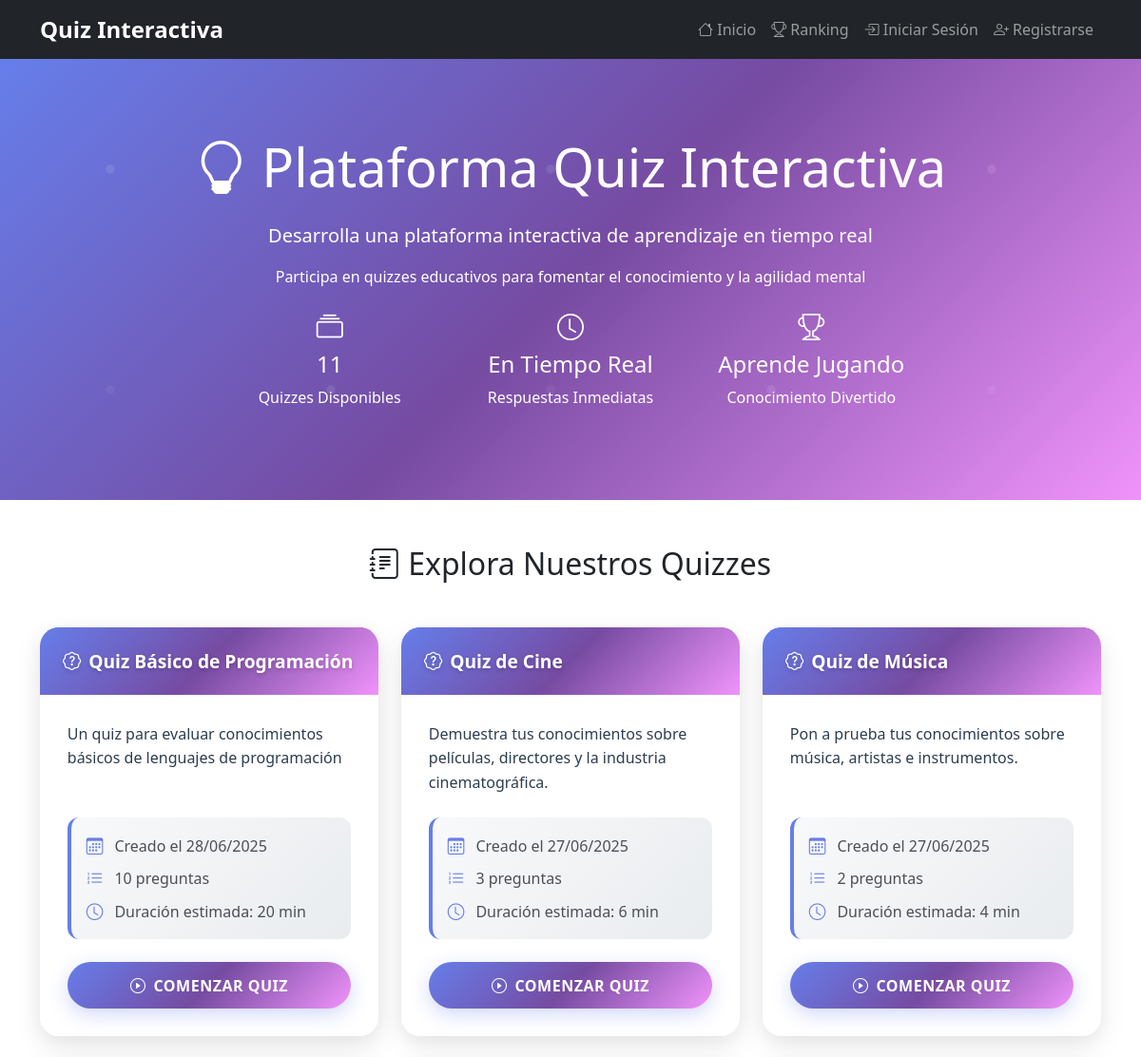
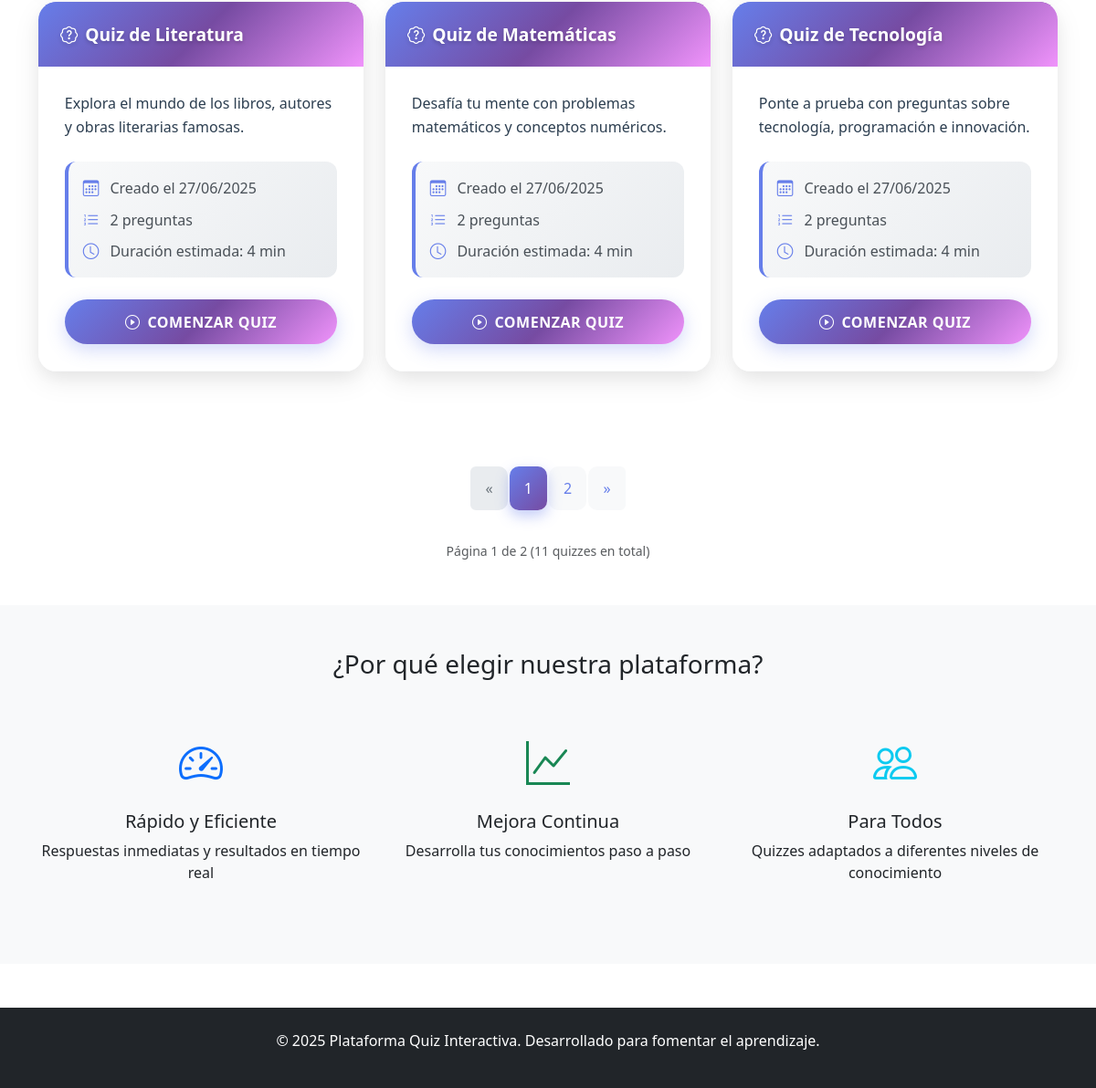
The page / on the database its author committed (2 pictures, top to bottom).
### quizzes/models.py (models this page shows, shortened)
class Quiz(models.Model):
    titulo = models.CharField(max_length=200)
    descripcion = models.TextField(blank=True)
    fecha_creacion = models.DateTimeField(auto_now_add=True)
    activo = models.BooleanField(default=True)
    tiempo_limite = models.IntegerField(default=0, help_text="Tiempo en minutos (0 = sin límite)")

### quizzes/views.py (the view)
# urls.py: path('', views.quiz_list, name='quiz_list'),
def quiz_list(request):
    quizzes = Quiz.objects.filter(activo=True).order_by('-fecha_creacion')
    paginator = Paginator(quizzes, 6)  # 6 quizzes por página
    page_number = request.GET.get('page')
    page_obj = paginator.get_page(page_number)
    return render(request, 'quizzes/quiz_list.html', {'page_obj': page_obj})

### quizzes/templates/quizzes/quiz_list.html (shortened to what this page needs)
{% extends 'base.html' %}
{% block content %}
<div class="hero-section">
    <div class="container text-center">
        <h1 class="display-4 mb-4">
            <i class="bi bi-lightbulb"></i> Plataforma Quiz Interactiva
        </h1>
        <p class="lead">Desarrolla una plataforma interactiva de aprendizaje en tiempo real</p>
        <p class="mb-4">Participa en quizzes educativos para fomentar el conocimiento y la agilidad mental</p>
        <div class="row justify-content-center">
            <div class="col-md-8">
                <div class="row text-center">
                    <div class="col-md-4">
                        <h3><i class="bi bi-collection"></i></h3>
                        <h4>{{ page_obj.paginator.count }}</h4>
                        <p>Quizzes Disponibles</p>
                    </div>
                    <div class="col-md-4">
                        <h3><i class="bi bi-clock"></i></h3>
                        <h4>En Tiempo Real</h4>
                        <p>Respuestas Inmediatas</p>
                    </div>
                    <div class="col-md-4">
                        <h3><i class="bi bi-trophy"></i></h3>
                        <h4>Aprende Jugando</h4>
                        <p>Conocimiento Divertido</p>
                    </div>
                </div>
            </div>
        </div>
    </div>
</div>
<div class="container my-5">
    <div class="row">
        <div class="col-12">
            <h2 class="text-center mb-5">
                <i class="bi bi-journal-text"></i> Explora Nuestros Quizzes
            </h2>
        </div>
    </div>
    <div class="row">
        {% for quiz in page_obj %}
        <div class="col-lg-4 col-md-6 mb-4">
            <div class="card quiz-card h-100">
                <div class="quiz-card-header">
                    <h5 class="quiz-card-title">
                        <i class="bi bi-patch-question me-2"></i>{{ quiz.titulo }}
                    </h5>
                </div>
                <div class="card-body quiz-card-body d-flex flex-column">
                    <p class="quiz-card-text flex-grow-1">{{ quiz.descripcion }}</p>
                    <div class="quiz-info">
                        <div class="quiz-info-item">
                            <i class="bi bi-calendar3"></i>
                            <span>Creado el {{ quiz.fecha_creacion|date:"d/m/Y" }}</span>
                        </div>
                        <div class="quiz-info-item">
                            <i class="bi bi-list-ol"></i>
                            <span>{{ quiz.preguntas.count }} pregunta{{ quiz.preguntas.count|pluralize }}</span>
                        </div>
                        <div class="quiz-info-item">
                            <i class="bi bi-clock"></i>
                            <span>Duración estimada: {{ quiz.preguntas.count|add:quiz.preguntas.count }} min</span>
                        </div>
                    </div>
                    <div class="d-grid">
                        <a href="{% url 'quiz_detail' quiz.id %}" class="btn btn-quiz">
                            <i class="bi bi-play-circle me-2"></i>Comenzar Quiz
                        </a>
                    </div>
                </div>
            </div>
        </div>
        {% endfor %}
    </div>
    {% if page_obj.has_other_pages %}
    <div class="row mt-5">
        <div class="col-12">
            <nav aria-label="Paginación de quizzes">
                <ul class="pagination justify-content-center">
                    {% if page_obj.has_previous %}
                        <li class="page-item">
                            <a class="page-link" href="?page={{ page_obj.previous_page_number }}" aria-label="Anterior">
                                <span aria-hidden="true">&laquo;</span>
                            </a>
                        </li>
                    {% else %}
                        <li class="page-item disabled">
                            <span class="page-link" aria-label="Anterior">
                                <span aria-hidden="true">&laquo;</span>
                            </span>
                        </li>
                    {% endif %}
                    {% for num in page_obj.paginator.page_range %}
                        {% if page_obj.number == num %}
                            <li class="page-item active" aria-current="page">
                                <span class="page-link">{{ num }}</span>
                            </li>
                        {% elif num > page_obj.number|add:'-3' and num < page_obj.number|add:'3' %}
                            <li class="page-item">
                                <a class="page-link" href="?page={{ num }}">{{ num }}</a>
                            </li>
                        {% endif %}
                    {% endfor %}
                    {% if page_obj.has_next %}
                        <li class="page-item">
                            <a class="page-link" href="?page={{ page_obj.next_page_number }}" aria-label="Siguiente">
                                <span aria-hidden="true">&raquo;</span>
                            </a>
                        </li>
                    {% else %}
                        <li class="page-item disabled">
                            <span class="page-link" aria-label="Siguiente">
                                <span aria-hidden="true">&raquo;</span>
                            </span>
                        </li>
                    {% endif %}
                </ul>
            </nav>
            <div class="text-center text-muted mt-3">
                <small>
                    Página {{ page_obj.number }} de {{ page_obj.paginator.num_pages }}
                    ({{ page_obj.paginator.count }} quiz{{ page_obj.paginator.count|pluralize:"zes" }} en total)
                </small>
            </div>
        </div>
    </div>
    {% endif %}
</div>
<div class="bg-light py-5">
    <div class="container">
        <div class="row">
            <div class="col-12 text-center mb-5">
                <h3>¿Por qué elegir nuestra plataforma?</h3>
            </div>
            <div class="col-md-4 text-center mb-4">
                <i class="bi bi-speedometer2 text-primary" style="font-size: 3rem;"></i>
                <h5 class="mt-3">Rápido y Eficiente</h5>
                <p>Respuestas inmediatas y resultados en tiempo real</p>
            </div>
            <div class="col-md-4 text-center mb-4">
                <i class="bi bi-graph-up text-success" style="font-size: 3rem;"></i>
                <h5 class="mt-3">Mejora Continua</h5>
                <p>Desarrolla tus conocimientos paso a paso</p>
            </div>
            <div class="col-md-4 text-center mb-4">
                <i class="bi bi-people text-info" style="font-size: 3rem;"></i>
                <h5 class="mt-3">Para Todos</h5>
                <p>Quizzes adaptados a diferentes niveles de conocimiento</p>
            </div>
        </div>
    </div>
</div>
{% endblock %}

### quizzes/templates/base.html (style rules this page uses)
.quiz-card { border: none; border-radius: 20px; overflow: hidden; transition: all 0.4s cubic-bezier(0.175, 0.885, 0.32, 1.275); background: linear-gradient(145deg, #ffffff 0%, #f8f9fa 100%); box-shadow: 0 10px 30px rgba(0, 0, 0, 0.08), 0 6px 20px rgba(0, 0, 0, 0.05); position: relative; }
.quiz-card::before { content: ''; position: absolute; top: 0; left: 0; right: 0; height: 4px; background: linear-gradient(90deg, #667eea, #764ba2, #f093fb, #f5576c); background-size: 300% 100%; animation: gradientShift 3s ease infinite; }
.quiz-card-header { background: linear-gradient(135deg, #667eea 0%, #764ba2 50%, #f093fb 100%); color: white; padding: 1.5rem; position: relative; overflow: hidden; }
.quiz-card-header::before { content: ''; position: absolute; top: 0; left: -100%; width: 100%; height: 100%; background: linear-gradient(90deg, transparent, rgba(255,255,255,0.2), transparent); transition: left 0.5s; }
.quiz-card-title { font-weight: 700; font-size: 1.2rem; text-shadow: 0 2px 4px rgba(0, 0, 0, 0.2); margin: 0; position: relative; z-index: 2; }
.quiz-card-body { padding: 1.8rem; background: rgba(255, 255, 255, 0.95); backdrop-filter: blur(10px); }
.quiz-card-text { color: #2c3e50; font-size: 1rem; line-height: 1.6; font-weight: 400; margin-bottom: 1.5rem; }
.quiz-info { background: linear-gradient(135deg, #f8f9fa 0%, #e9ecef 100%); border-radius: 12px; padding: 1rem; margin-bottom: 1.5rem; border-left: 4px solid #667eea; }
.quiz-info-item { display: flex; align-items: center; margin-bottom: 0.5rem; color: #495057; font-weight: 500; }
.quiz-info-item:last-child { margin-bottom: 0; }
.quiz-info-item i { margin-right: 0.75rem; color: #667eea; font-size: 1.1rem; }
.btn-quiz { background: linear-gradient(135deg, #667eea 0%, #764ba2 50%, #f093fb 100%); border: none; color: white; font-weight: 600; padding: 0.8rem 2rem; border-radius: 50px; transition: all 0.3s ease; text-transform: uppercase; letter-spacing: 0.5px; box-shadow: 0 6px 20px rgba(102, 126, 234, 0.3); position: relative; overflow: hidden; }
.btn-quiz::before { content: ''; position: absolute; top: 0; left: -100%; width: 100%; height: 100%; background: linear-gradient(90deg, transparent, rgba(255,255,255,0.3), transparent); transition: left 0.4s; }
.hero-section { background: linear-gradient(135deg, #667eea 0%, #764ba2 50%, #f093fb 100%); color: white; padding: 80px 0; position: relative; overflow: hidden; }
.hero-section::before { content: ''; position: absolute; top: 0; left: 0; right: 0; bottom: 0; }
.hero-section .container { position: relative; z-index: 2; }
.quiz-card { animation: fadeInUp 0.6s ease-out; }
.pagination { margin: 2rem 0; }
.pagination .page-link { border: none; padding: 0.75rem 1rem; margin: 0 0.2rem; border-radius: 10px; color: #667eea; background-color: #f8f9fa; transition: all 0.3s ease; font-weight: 500; }
.pagination .page-item.active .page-link { background: linear-gradient(135deg, #667eea, #764ba2); border: none; color: white; box-shadow: 0 6px 15px rgba(102, 126, 234, 0.4); }
.pagination .page-item.disabled .page-link { background-color: #e9ecef; color: #6c757d; cursor: not-allowed; }

### rows shown on the page
Quiz: titulo "Quiz Básico de Programación", descripcion "Un quiz para evaluar conocimientos básicos de lenguajes de programación", fecha_creacion "28/06/2025", preguntas.count "10", preguntas.count|add "20"
Quiz: titulo "Quiz de Cine", descripcion "Demuestra tus conocimientos sobre películas, directores y la industria cinematográfica.", fecha_creacion "27/06/2025", preguntas.count "3", preguntas.count|add "6"
Quiz: titulo "Quiz de Música", descripcion "Pon a prueba tus conocimientos sobre música, artistas e instrumentos.", fecha_creacion "27/06/2025", preguntas.count "2", preguntas.count|add "4"
Quiz: titulo "Quiz de Literatura", descripcion "Explora el mundo de los libros, autores y obras literarias famosas.", fecha_creacion "27/06/2025", preguntas.count "2", preguntas.count|add "4"
Quiz: titulo "Quiz de Matemáticas", descripcion "Desafía tu mente con problemas matemáticos y conceptos numéricos.", fecha_creacion "27/06/2025", preguntas.count "2", preguntas.count|add "4"
Quiz: titulo "Quiz de Tecnología", descripcion "Ponte a prueba con preguntas sobre tecnología, programación e innovación.", fecha_creacion "27/06/2025", preguntas.count "2", preguntas.count|add "4"

### other values the page prints
{{ page_obj.paginator.count }} "11"
{{ num }} "1"
{{ num }} "2"
{{ page_obj.number }} "1"
{{ page_obj.paginator.num_pages }} "2"
